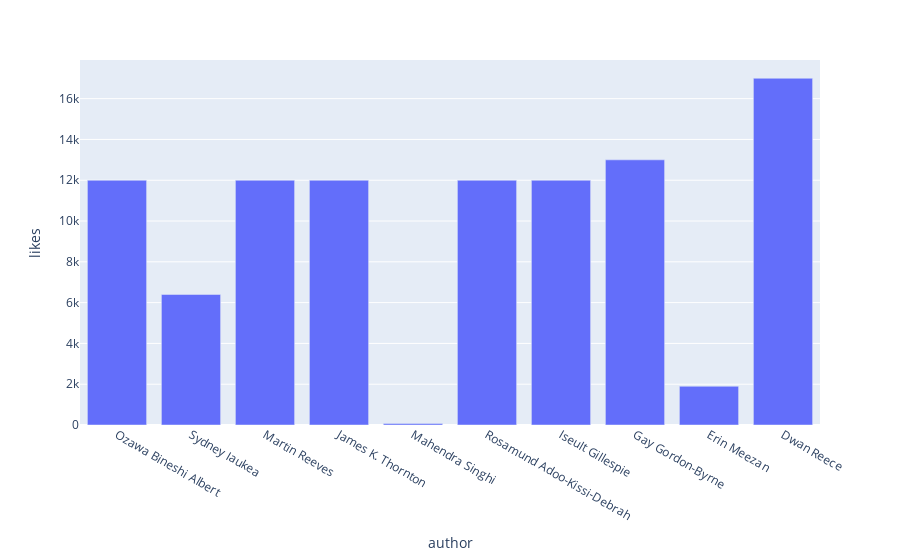

The code cell stored with this chart in its notebook:
### Code cell
fig = px.bar(df.head(10), x = 'author', y = 'likes')
fig

### Figure 1 — Plotly figure (JSON) as saved in the notebook; plotly's stock layout.template omitted (floating-point values rounded to 4 significant figures)
{"data": [{"alignmentgroup": "True", "hovertemplate": "author=%{x}<br>likes=%{y}<extra></extra>", "legendgroup": "", "marker": {"color": "#636efa", "pattern": {"shape": ""}}, "name": "", "offsetgroup": "", "orientation": "v", "showlegend": false, "textposition": "auto", "type": "bar", "x": ["Ozawa Bineshi Albert", "Sydney Iaukea", "Martin Reeves", "James K. Thornton", "Mahendra Singhi", "Rosamund Adoo-Kissi-Debrah", "Iseult Gillespie", "Gay Gordon-Byrne", "Erin Meezan", "Dwan Reece"], "xaxis": "x", "y": [12000, 6400, 12000, 12000, 72, 12000, 12000, 13000, 1900, 17000], "yaxis": "y"}], "layout": {"autosize": true, "barmode": "relative", "legend": {"tracegroupgap": 0}, "margin": {"t": 60}, "xaxis": {"anchor": "y", "autorange": true, "domain": [0, 1], "range": [-0.5, 9.5], "title": {"text": "author"}, "type": "category"}, "yaxis": {"anchor": "x", "autorange": true, "domain": [0, 1], "range": [0, 17890.0], "title": {"text": "likes"}, "type": "linear"}}}
